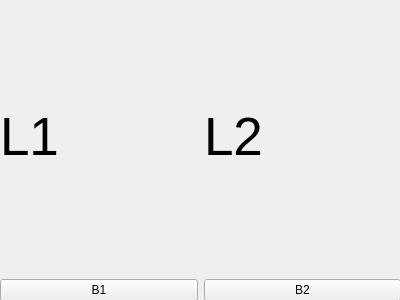
<?xml version="1.0" encoding="UTF-8"?>
<ui version="4.0">
 <class>Form</class>
 <widget class="QWidget" name="Form">
  <property name="geometry">
   <rect>
    <x>0</x>
    <y>0</y>
    <width>400</width>
    <height>300</height>
   </rect>
  </property>
  <property name="windowTitle">
   <string>Form</string>
  </property>
  <widget class="QWidget" name="gridLayoutWidget">
   <property name="geometry">
    <rect>
     <x>0</x>
     <y>0</y>
     <width>401</width>
     <height>301</height>
    </rect>
   </property>
   <layout class="QGridLayout" name="gridLayout">
    <item row="0" column="0">
     <widget class="QLabel" name="Label1">
      <property name="font">
       <font>
        <pointsize>40</pointsize>
       </font>
      </property>
      <property name="text">
       <string>L1</string>
      </property>
     </widget>
    </item>
    <item row="0" column="1">
     <widget class="QLabel" name="Label2">
      <property name="font">
       <font>
        <pointsize>40</pointsize>
       </font>
      </property>
      <property name="text">
       <string>L2</string>
      </property>
     </widget>
    </item>
    <item row="1" column="0">
     <widget class="QPushButton" name="Button1">
      <property name="text">
       <string>B1</string>
      </property>
     </widget>
    </item>
    <item row="1" column="1">
     <widget class="QPushButton" name="Button2">
      <property name="text">
       <string>B2</string>
      </property>
     </widget>
    </item>
   </layout>
  </widget>
 </widget>
 <resources/>
 <connections/>
</ui>
